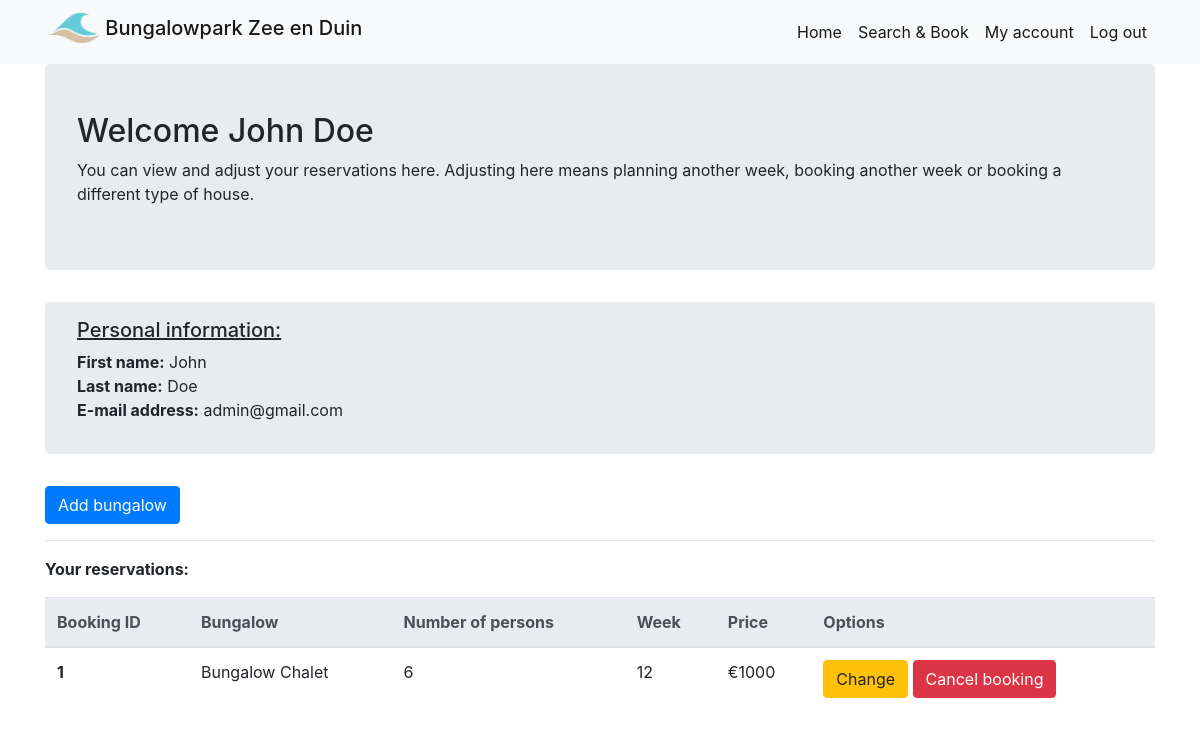
Page /account (signed in) on the earlier database version.
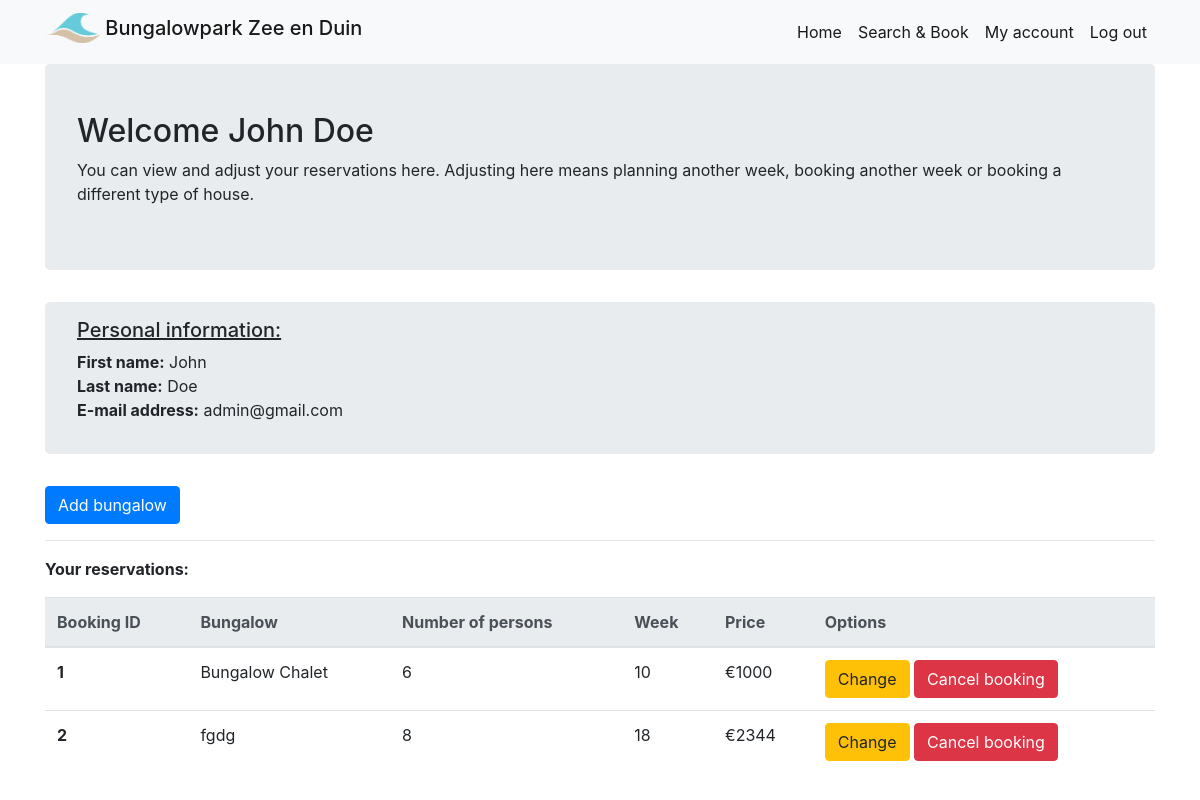
Same page on the later database version.
### webapp/models.py (models this page shows, shortened)
class Booking(db.Model):
    id = db.Column(db.Integer, primary_key=True)
    guest_id = db.Column(db.Integer, db.ForeignKey('user.id'), nullable=False)
    bungalow_id = db.Column(db.Integer, db.ForeignKey('bungalow.id'), nullable=False)
    week = db.Column(db.String(50), nullable=False)

class Bungalow(db.Model):
    id = db.Column(db.Integer, primary_key=True)
    name = db.Column(db.String(120), unique=True ,nullable=False)
    content = db.Column(db.Text, nullable=False)
    bungalow_type = db.Column(db.Integer, nullable=False)
    weekprice = db.Column(db.Integer, nullable=False)
    booking = db.relationship('Booking', backref='bungalow')

### webapp/main/views.py (the view)
@main.route('/account')
@login_required
def account():
    bookings = Booking.query.join(Bungalow).filter(Booking.guest_id == current_user.id).all()
    return render_template('account.html', title="Account", bookings=bookings)

### webapp/models.py (called while the page is built)
@login_manager.user_loader
def load_user(user_id):
    return User.query.get(int(user_id))

### webapp/main/templates/account.html (shortened to what this page needs)
{% extends "base.html" %}
{% block content %}
<div class="container">
  <div class="jumbotron py-5">
    <h2>Welcome {{current_user.first_name}} {{current_user.last_name}}</h2>
    <p>You can view and adjust your reservations here. Adjusting here means
      planning another week, booking another week or booking a different type of house.</p>
  </div>
  <div class="jumbotron py-3">
    <h5><u>Personal information:</u></h5>
    <p>
      <b>First name:</b> {{current_user.first_name}}
      <br>
      <b>Last name:</b> {{current_user.last_name}}
      <br>
      <b>E-mail address:</b> {{current_user.email}}
    </p>
  </div>
  {% if current_user.is_admin %}
  <a class="btn btn-primary" href="{{ url_for('bungalows.add_bungalow')}}">Add bungalow</a>
  {% endif %}
  <hr>
  {% if bookings %}
  <p class="font-weight-bold">Your reservations:</p>
  <div class="table-responsive">
    <table class="table">
      <thead class="thead-light">
        <tr>
          <th scope="col">Booking ID</th>
          <th scope="col">Bungalow</th>
          <th scope="col">Number of persons</th>
          <th scope="col">Week</th>
          <th scope="col">Price</th>
          <th scope="col">Options</th>
        </tr>
      </thead>
      <tbody>
        {% for booking in bookings %}
        <tr>
          <th scope="row">{{booking.id}}</th>
          <td>{{booking.bungalow.name}}</td>
          <td>{{booking.bungalow.bungalow_type}}</td>
          <td>{{booking.week}}</td>
          <td>€{{booking.bungalow.weekprice}}</td>
          <td>
            <a href="{{url_for('bookings.update_booking', booking_id=booking.id)}}"
              class="btn btn-warning">Change</a>
            <button type="button" class="btn btn-danger" data-toggle="modal" data-target="#deleteModal{{booking.id}}">
              Cancel booking
            </button>
        </div>
        {% endfor %}
        {% else %}
        <div class="text-center">
          <h4>You don't have any reservations yet</h4>
        </div>
        {% endif %}
      </div>
{% endblock %}

Differences in the rows shown:
changed Booking "Bungalow Chalet": week "12" → "10"
added Booking: id "2", bungalow.name "fgdg", bungalow.bungalow_type "8", week "18", bungalow.weekprice "2344"
